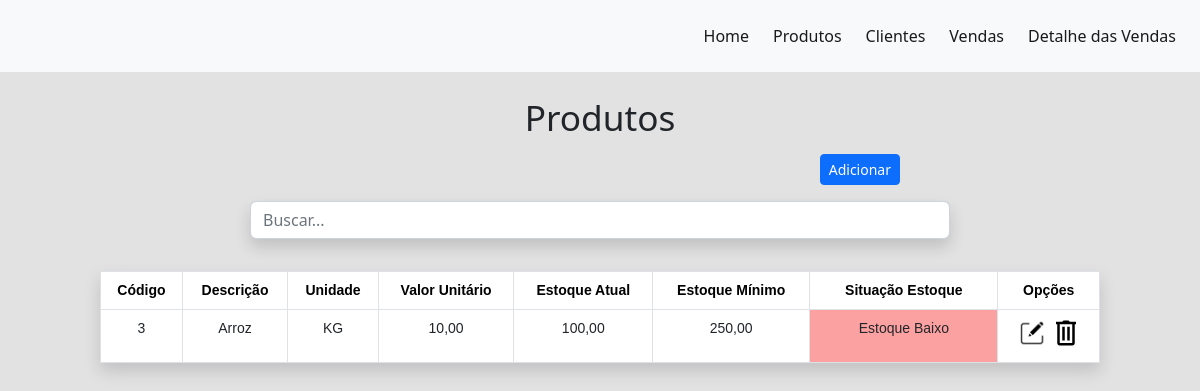
The page /produtos/lista/ on the database as committed earlier.
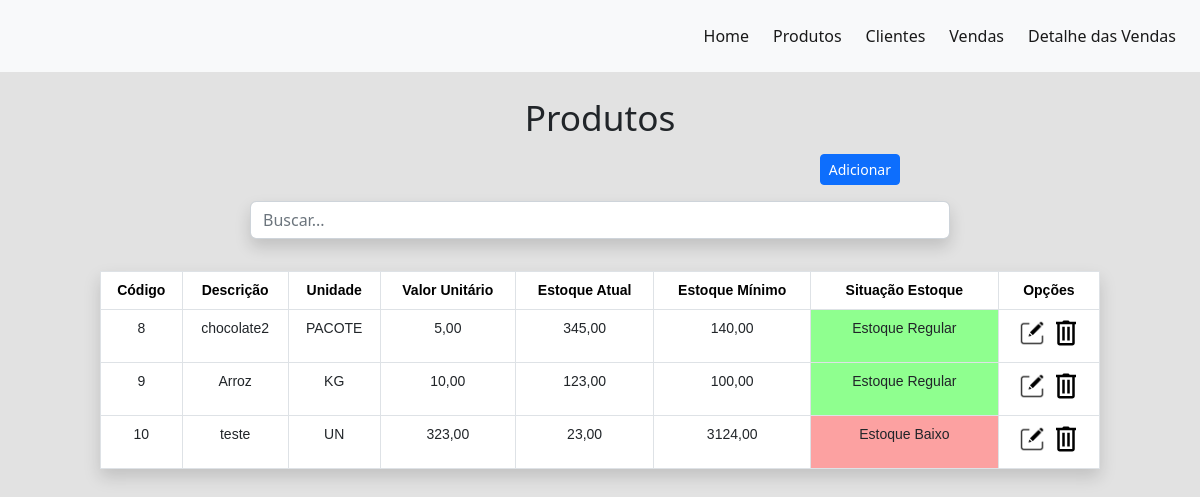
The same page on the database as committed later.
### apps/produtos/models.py (models this page shows, shortened)
class Produto(models.Model):
    cod_produto = models.AutoField(primary_key=True)
    unidade = models.CharField(max_length=30, choices=ESCOLHAS_UNIDADE)
    descricao = models.CharField(max_length=100)
    valor_unitario = models.DecimalField(max_digits=10, decimal_places=2)
    estoque_minimo = models.DecimalField(max_digits=10, decimal_places=2)
    quantidade_estoque = models.DecimalField(max_digits=10, decimal_places=2)

### apps/produtos/views.py (the view)
# urls.py: path('lista/', produto_lista, name='produto_lista'),
def produto_lista(request):
    data = {}
    search = request.GET.get('search')
    if search:
        data['db'] = Produto.objects.filter(descricao__icontains=search) | Produto.objects.filter(cod_produto__icontains=search)
    else:
        data['db'] = Produto.objects.all()
    return render(request, 'produtos/lista.html', data)

### templates/produtos/lista.html (shortened to what this page needs)
{% extends 'model/base.html' %}
{% block content %}
    <div class="col-11 col-xxl-6 col-sm-8 m-auto text-center">
        <h1>Produtos</h1>
    </div>
    <div class="col-6 col-xxl-4 col-sm-6 m-auto pt-2 pb-2" style="text-align: right;">
        <a href="{% url 'produto_form' %}" class="btn btn-sm btn-primary">Adicionar</a>
    </div>
    <div class="col-8 col-xxl-5 col-sm-7 m-auto pt-2 pb-2" style="text-align: right;">
        <form method="get">
            <input type="text" id="search" name="search" class="form-control shadow" placeholder="Buscar...">
        </form>
    </div>
    <div class="col-11 col-sm-10 col-xxl-8 m-auto pt-4 pb-2 text-center">
        <table class="table table-bordered bg-white shadow">
            <thead class="primary">
            <tr>
                <th scope="col">Código</th>
                <th scope="col">Descrição</th>
                <th scope="col">Unidade</th>
                <th scope="col">Valor Unitário</th>
                <th scope="col">Estoque Atual</th>
                <th scope="col">Estoque Mínimo</th>
                <th scope="col" style="min-width: 150px;">Situação Estoque</th>
                <th scope="col">Opções</th>
            </tr>
            </thead>
            <tbody>
            {% for dbs in db %}
                <tr>
                    <td>{{ dbs.cod_produto }}</td>
                    <td>{{ dbs.descricao }}</td>
                    <td>{{ dbs.unidade }}</td>
                    <td>{{ dbs.valor_unitario }}</td>
                    <td>{{ dbs.quantidade_estoque }}</td>
                    <td>{{ dbs.estoque_minimo }}</td>
                    {% if dbs.quantidade_estoque <= dbs.estoque_minimo %}
                        <td style="background: rgba(250,79,79,0.53);">Estoque Baixo</td>
                    {% endif %}
                    {% if dbs.quantidade_estoque > dbs.estoque_minimo %}
                        <td class="text-center" style="background: rgba(51,255,51,0.55);">Estoque Regular</td>
                    {% endif %}
                    <td class="group">
                        {% load static %}
                        <a class="icon" href="{% url 'produto_edit' pk=dbs.cod_produto %}">
                            <img src="{% static 'image/editar.png' %}" title="Editar" alt="Editar">
                        </a>
                        <a class="icon btnDel" href="{% url 'produto_delete' pk=dbs.cod_produto %}">
                            <img src="{% static 'image/trash.svg' %}" title="Deletar" alt="Deletar">
                        </a>
                    </td>
                </tr>
            {% endfor %}
            </tbody>
        </table>
    </div>
{% endblock %}

Rows that differ between the two databases and show on the page:
removed Produto: cod_produto "3", descricao "Arroz", unidade "KG", valor_unitario "10,00", quantidade_estoque "100,00", estoque_minimo "250,00", shows "Estoque Baixo"
added Produto: cod_produto "8", descricao "chocolate2", unidade "PACOTE", valor_unitario "5,00", quantidade_estoque "345,00", estoque_minimo "140,00", shows "Estoque Regular"
added Produto: cod_produto "9", descricao "Arroz", unidade "KG", valor_unitario "10,00", quantidade_estoque "123,00", estoque_minimo "100,00", shows "Estoque Regular"
added Produto: cod_produto "10", descricao "teste", unidade "UN", valor_unitario "323,00", quantidade_estoque "23,00", estoque_minimo "3124,00", shows "Estoque Baixo"
